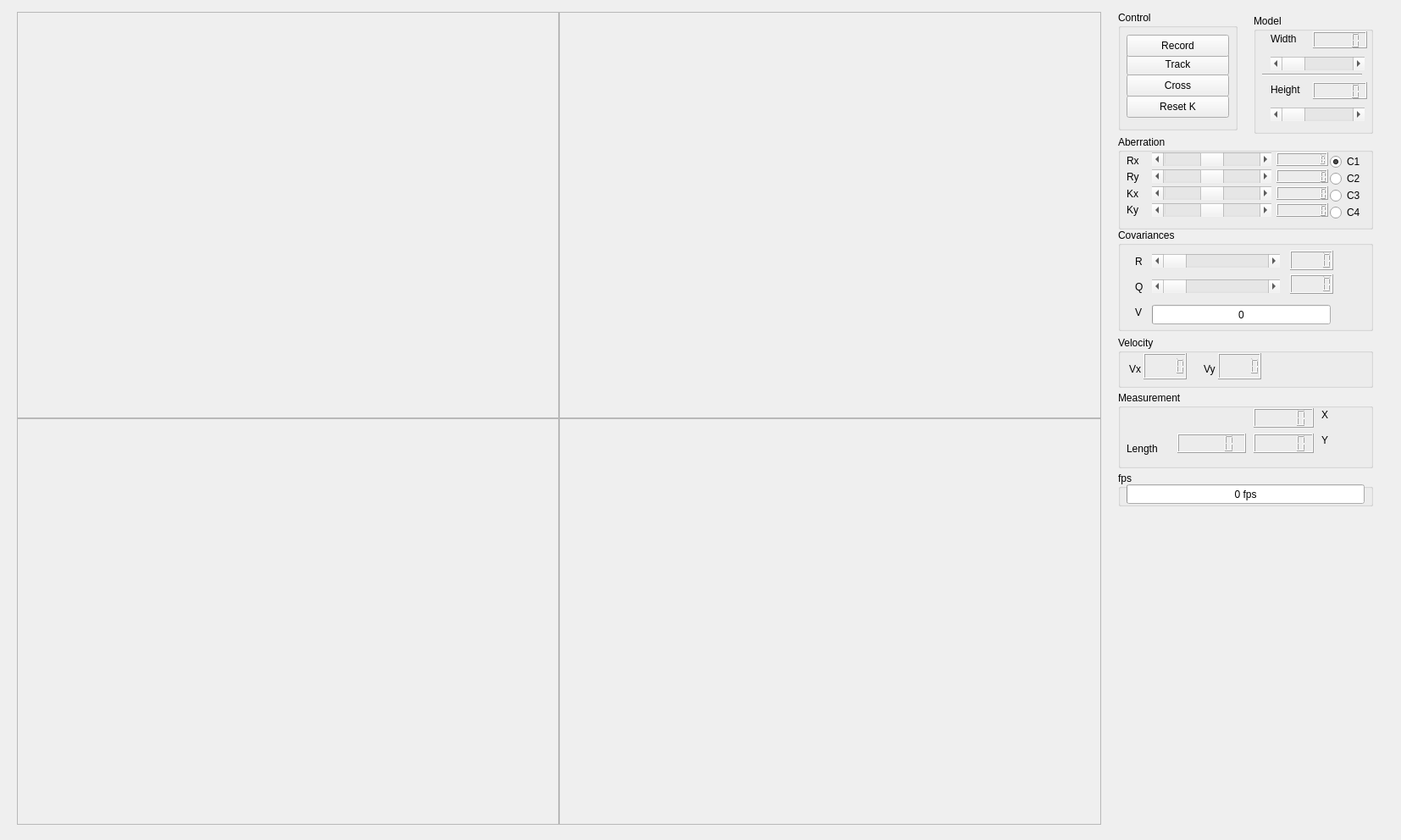
<?xml version="1.0" encoding="UTF-8"?>
<ui version="4.0">
 <class>CenitalDlg</class>
 <widget class="QWidget" name="CenitalDlg">
  <property name="geometry">
   <rect>
    <x>0</x>
    <y>0</y>
    <width>1654</width>
    <height>992</height>
   </rect>
  </property>
  <property name="windowTitle">
   <string>Cenital Viewer - CenitalComp</string>
  </property>
  <widget class="QGroupBox" name="groupBox">
   <property name="geometry">
    <rect>
     <x>1320</x>
     <y>13</y>
     <width>141</width>
     <height>141</height>
    </rect>
   </property>
   <property name="title">
    <string>Control</string>
   </property>
   <widget class="QPushButton" name="pushButton_3">
    <property name="geometry">
     <rect>
      <x>10</x>
      <y>50</y>
      <width>121</width>
      <height>26</height>
     </rect>
    </property>
    <property name="text">
     <string>Track</string>
    </property>
   </widget>
   <widget class="QPushButton" name="pbResetK">
    <property name="geometry">
     <rect>
      <x>10</x>
      <y>100</y>
      <width>121</width>
      <height>26</height>
     </rect>
    </property>
    <property name="text">
     <string>Reset K</string>
    </property>
    <property name="checkable">
     <bool>true</bool>
    </property>
   </widget>
   <widget class="QPushButton" name="pbCross">
    <property name="geometry">
     <rect>
      <x>10</x>
      <y>75</y>
      <width>121</width>
      <height>26</height>
     </rect>
    </property>
    <property name="text">
     <string>Cross</string>
    </property>
    <property name="checkable">
     <bool>true</bool>
    </property>
   </widget>
   <widget class="QPushButton" name="pbRecord">
    <property name="geometry">
     <rect>
      <x>10</x>
      <y>28</y>
      <width>121</width>
      <height>26</height>
     </rect>
    </property>
    <property name="text">
     <string>Record</string>
    </property>
    <property name="checkable">
     <bool>true</bool>
    </property>
   </widget>
  </widget>
  <widget class="QGroupBox" name="groupBox_8">
   <property name="geometry">
    <rect>
     <x>1320</x>
     <y>557</y>
     <width>301</width>
     <height>41</height>
    </rect>
   </property>
   <property name="title">
    <string>fps</string>
   </property>
   <widget class="QProgressBar" name="pBarFPS">
    <property name="geometry">
     <rect>
      <x>10</x>
      <y>15</y>
      <width>281</width>
      <height>23</height>
     </rect>
    </property>
    <property name="maximum">
     <number>100</number>
    </property>
    <property name="value">
     <number>0</number>
    </property>
    <property name="orientation">
     <enum>Qt::Horizontal</enum>
    </property>
    <property name="format">
     <string>%p fps</string>
    </property>
   </widget>
  </widget>
  <widget class="QGroupBox" name="groupBox_2">
   <property name="geometry">
    <rect>
     <x>1320</x>
     <y>160</y>
     <width>301</width>
     <height>111</height>
    </rect>
   </property>
   <property name="font">
    <font>
     <pointsize>9</pointsize>
    </font>
   </property>
   <property name="title">
    <string>Aberration</string>
   </property>
   <widget class="QLCDNumber" name="lcdRX">
    <property name="geometry">
     <rect>
      <x>187</x>
      <y>20</y>
      <width>61</width>
      <height>16</height>
     </rect>
    </property>
    <property name="font">
     <font>
      <pointsize>10</pointsize>
     </font>
    </property>
    <property name="smallDecimalPoint">
     <bool>true</bool>
    </property>
    <property name="numDigits">
     <number>8</number>
    </property>
    <property name="segmentStyle">
     <enum>QLCDNumber::Filled</enum>
    </property>
   </widget>
   <widget class="QLabel" name="label">
    <property name="geometry">
     <rect>
      <x>10</x>
      <y>20</y>
      <width>20</width>
      <height>20</height>
     </rect>
    </property>
    <property name="text">
     <string>Rx</string>
    </property>
    <property name="alignment">
     <set>Qt::AlignLeading|Qt::AlignLeft|Qt::AlignVCenter</set>
    </property>
   </widget>
   <widget class="QScrollBar" name="sbRhoY">
    <property name="geometry">
     <rect>
      <x>40</x>
      <y>40</y>
      <width>141</width>
      <height>16</height>
     </rect>
    </property>
    <property name="minimum">
     <number>-90</number>
    </property>
    <property name="maximum">
     <number>90</number>
    </property>
    <property name="orientation">
     <enum>Qt::Horizontal</enum>
    </property>
    <property name="invertedAppearance">
     <bool>true</bool>
    </property>
    <property name="invertedControls">
     <bool>true</bool>
    </property>
   </widget>
   <widget class="QLCDNumber" name="lcdRY">
    <property name="geometry">
     <rect>
      <x>187</x>
      <y>40</y>
      <width>61</width>
      <height>16</height>
     </rect>
    </property>
    <property name="font">
     <font>
      <pointsize>10</pointsize>
     </font>
    </property>
    <property name="numDigits">
     <number>8</number>
    </property>
   </widget>
   <widget class="QScrollBar" name="sbKhaX">
    <property name="geometry">
     <rect>
      <x>40</x>
      <y>60</y>
      <width>141</width>
      <height>16</height>
     </rect>
    </property>
    <property name="minimum">
     <number>-90</number>
    </property>
    <property name="maximum">
     <number>90</number>
    </property>
    <property name="orientation">
     <enum>Qt::Horizontal</enum>
    </property>
    <property name="invertedAppearance">
     <bool>true</bool>
    </property>
    <property name="invertedControls">
     <bool>true</bool>
    </property>
   </widget>
   <widget class="QLabel" name="label_3">
    <property name="geometry">
     <rect>
      <x>10</x>
      <y>60</y>
      <width>20</width>
      <height>18</height>
     </rect>
    </property>
    <property name="text">
     <string>Kx</string>
    </property>
   </widget>
   <widget class="QLCDNumber" name="lcdKX">
    <property name="geometry">
     <rect>
      <x>187</x>
      <y>60</y>
      <width>61</width>
      <height>16</height>
     </rect>
    </property>
    <property name="font">
     <font>
      <pointsize>10</pointsize>
     </font>
    </property>
    <property name="numDigits">
     <number>8</number>
    </property>
   </widget>
   <widget class="QScrollBar" name="sbKhaY">
    <property name="geometry">
     <rect>
      <x>40</x>
      <y>80</y>
      <width>141</width>
      <height>16</height>
     </rect>
    </property>
    <property name="minimum">
     <number>-90</number>
    </property>
    <property name="maximum">
     <number>90</number>
    </property>
    <property name="orientation">
     <enum>Qt::Horizontal</enum>
    </property>
    <property name="invertedAppearance">
     <bool>true</bool>
    </property>
    <property name="invertedControls">
     <bool>true</bool>
    </property>
   </widget>
   <widget class="QLCDNumber" name="lcdKY">
    <property name="geometry">
     <rect>
      <x>187</x>
      <y>80</y>
      <width>61</width>
      <height>16</height>
     </rect>
    </property>
    <property name="font">
     <font>
      <pointsize>10</pointsize>
     </font>
    </property>
    <property name="numDigits">
     <number>8</number>
    </property>
   </widget>
   <widget class="QLabel" name="label_4">
    <property name="geometry">
     <rect>
      <x>10</x>
      <y>78</y>
      <width>20</width>
      <height>20</height>
     </rect>
    </property>
    <property name="text">
     <string>Ky</string>
    </property>
   </widget>
   <widget class="QScrollBar" name="sbRhoX">
    <property name="geometry">
     <rect>
      <x>40</x>
      <y>20</y>
      <width>141</width>
      <height>16</height>
     </rect>
    </property>
    <property name="minimum">
     <number>-90</number>
    </property>
    <property name="maximum">
     <number>90</number>
    </property>
    <property name="orientation">
     <enum>Qt::Horizontal</enum>
    </property>
    <property name="invertedAppearance">
     <bool>true</bool>
    </property>
    <property name="invertedControls">
     <bool>true</bool>
    </property>
   </widget>
   <widget class="QLabel" name="label_2">
    <property name="geometry">
     <rect>
      <x>10</x>
      <y>40</y>
      <width>20</width>
      <height>18</height>
     </rect>
    </property>
    <property name="text">
     <string>Ry</string>
    </property>
   </widget>
   <widget class="QRadioButton" name="rbC4">
    <property name="geometry">
     <rect>
      <x>250</x>
      <y>80</y>
      <width>41</width>
      <height>22</height>
     </rect>
    </property>
    <property name="text">
     <string>C4</string>
    </property>
   </widget>
   <widget class="QRadioButton" name="rbC2">
    <property name="geometry">
     <rect>
      <x>250</x>
      <y>40</y>
      <width>41</width>
      <height>22</height>
     </rect>
    </property>
    <property name="text">
     <string>C2</string>
    </property>
   </widget>
   <widget class="QRadioButton" name="rbC1">
    <property name="geometry">
     <rect>
      <x>250</x>
      <y>20</y>
      <width>41</width>
      <height>22</height>
     </rect>
    </property>
    <property name="text">
     <string>C1</string>
    </property>
    <property name="checked">
     <bool>true</bool>
    </property>
   </widget>
   <widget class="QRadioButton" name="rbC3">
    <property name="geometry">
     <rect>
      <x>250</x>
      <y>60</y>
      <width>41</width>
      <height>22</height>
     </rect>
    </property>
    <property name="text">
     <string>C3</string>
    </property>
   </widget>
  </widget>
  <widget class="QGroupBox" name="groupBox_5">
   <property name="geometry">
    <rect>
     <x>1320</x>
     <y>270</y>
     <width>301</width>
     <height>121</height>
    </rect>
   </property>
   <property name="title">
    <string>Covariances</string>
   </property>
   <widget class="QLabel" name="label_10">
    <property name="geometry">
     <rect>
      <x>20</x>
      <y>30</y>
      <width>16</width>
      <height>17</height>
     </rect>
    </property>
    <property name="text">
     <string>R</string>
    </property>
   </widget>
   <widget class="QLabel" name="label_11">
    <property name="geometry">
     <rect>
      <x>20</x>
      <y>60</y>
      <width>16</width>
      <height>17</height>
     </rect>
    </property>
    <property name="text">
     <string>Q</string>
    </property>
   </widget>
   <widget class="QLabel" name="label_12">
    <property name="geometry">
     <rect>
      <x>20</x>
      <y>90</y>
      <width>16</width>
      <height>17</height>
     </rect>
    </property>
    <property name="text">
     <string>V</string>
    </property>
   </widget>
   <widget class="QProgressBar" name="pBarVar">
    <property name="geometry">
     <rect>
      <x>40</x>
      <y>90</y>
      <width>211</width>
      <height>23</height>
     </rect>
    </property>
    <property name="maximum">
     <number>100</number>
    </property>
    <property name="value">
     <number>0</number>
    </property>
    <property name="orientation">
     <enum>Qt::Horizontal</enum>
    </property>
    <property name="format">
     <string>%p</string>
    </property>
   </widget>
   <widget class="QLCDNumber" name="lcdQ">
    <property name="geometry">
     <rect>
      <x>203</x>
      <y>54</y>
      <width>51</width>
      <height>23</height>
     </rect>
    </property>
   </widget>
   <widget class="QScrollBar" name="hsR">
    <property name="geometry">
     <rect>
      <x>40</x>
      <y>30</y>
      <width>151</width>
      <height>16</height>
     </rect>
    </property>
    <property name="minimum">
     <number>0</number>
    </property>
    <property name="maximum">
     <number>500</number>
    </property>
    <property name="orientation">
     <enum>Qt::Horizontal</enum>
    </property>
   </widget>
   <widget class="QScrollBar" name="hsQ">
    <property name="geometry">
     <rect>
      <x>40</x>
      <y>60</y>
      <width>151</width>
      <height>16</height>
     </rect>
    </property>
    <property name="minimum">
     <number>0</number>
    </property>
    <property name="maximum">
     <number>500</number>
    </property>
    <property name="orientation">
     <enum>Qt::Horizontal</enum>
    </property>
   </widget>
   <widget class="QLCDNumber" name="lcdR">
    <property name="geometry">
     <rect>
      <x>203</x>
      <y>26</y>
      <width>51</width>
      <height>23</height>
     </rect>
    </property>
   </widget>
  </widget>
  <widget class="QGroupBox" name="groupBox_4">
   <property name="geometry">
    <rect>
     <x>1320</x>
     <y>397</y>
     <width>301</width>
     <height>61</height>
    </rect>
   </property>
   <property name="title">
    <string>Velocity</string>
   </property>
   <widget class="QLCDNumber" name="lcdYVelocity">
    <property name="geometry">
     <rect>
      <x>118</x>
      <y>20</y>
      <width>51</width>
      <height>31</height>
     </rect>
    </property>
   </widget>
   <widget class="QLCDNumber" name="lcdXVelocity">
    <property name="geometry">
     <rect>
      <x>30</x>
      <y>20</y>
      <width>51</width>
      <height>31</height>
     </rect>
    </property>
   </widget>
   <widget class="QLabel" name="label_8">
    <property name="geometry">
     <rect>
      <x>13</x>
      <y>30</y>
      <width>20</width>
      <height>18</height>
     </rect>
    </property>
    <property name="text">
     <string>Vx</string>
    </property>
   </widget>
   <widget class="QLabel" name="label_9">
    <property name="geometry">
     <rect>
      <x>101</x>
      <y>30</y>
      <width>20</width>
      <height>18</height>
     </rect>
    </property>
    <property name="text">
     <string>Vy</string>
    </property>
   </widget>
  </widget>
  <widget class="QGroupBox" name="groupBox_3">
   <property name="geometry">
    <rect>
     <x>1320</x>
     <y>462</y>
     <width>301</width>
     <height>91</height>
    </rect>
   </property>
   <property name="title">
    <string>Measurement</string>
   </property>
   <widget class="QLCDNumber" name="lcdLength">
    <property name="geometry">
     <rect>
      <x>70</x>
      <y>50</y>
      <width>81</width>
      <height>23</height>
     </rect>
    </property>
   </widget>
   <widget class="QLCDNumber" name="lcdY">
    <property name="geometry">
     <rect>
      <x>160</x>
      <y>50</y>
      <width>71</width>
      <height>23</height>
     </rect>
    </property>
   </widget>
   <widget class="QLabel" name="label_7">
    <property name="geometry">
     <rect>
      <x>240</x>
      <y>50</y>
      <width>16</width>
      <height>16</height>
     </rect>
    </property>
    <property name="text">
     <string>Y</string>
    </property>
   </widget>
   <widget class="QLCDNumber" name="lcdX">
    <property name="geometry">
     <rect>
      <x>160</x>
      <y>20</y>
      <width>71</width>
      <height>23</height>
     </rect>
    </property>
   </widget>
   <widget class="QLabel" name="label_5">
    <property name="geometry">
     <rect>
      <x>10</x>
      <y>60</y>
      <width>54</width>
      <height>16</height>
     </rect>
    </property>
    <property name="text">
     <string>Length</string>
    </property>
   </widget>
   <widget class="QLabel" name="label_6">
    <property name="geometry">
     <rect>
      <x>240</x>
      <y>20</y>
      <width>16</width>
      <height>16</height>
     </rect>
    </property>
    <property name="text">
     <string>X</string>
    </property>
   </widget>
  </widget>
  <widget class="QGroupBox" name="groupBox_6">
   <property name="geometry">
    <rect>
     <x>1480</x>
     <y>17</y>
     <width>141</width>
     <height>141</height>
    </rect>
   </property>
   <property name="title">
    <string>Model</string>
   </property>
   <widget class="QScrollBar" name="hsModelWidth">
    <property name="geometry">
     <rect>
      <x>20</x>
      <y>50</y>
      <width>111</width>
      <height>16</height>
     </rect>
    </property>
    <property name="maximum">
     <number>200</number>
    </property>
    <property name="pageStep">
     <number>7</number>
    </property>
    <property name="orientation">
     <enum>Qt::Horizontal</enum>
    </property>
   </widget>
   <widget class="QLCDNumber" name="lcdModelWidth">
    <property name="geometry">
     <rect>
      <x>70</x>
      <y>20</y>
      <width>64</width>
      <height>20</height>
     </rect>
    </property>
   </widget>
   <widget class="QLabel" name="label_13">
    <property name="geometry">
     <rect>
      <x>20</x>
      <y>20</y>
      <width>41</width>
      <height>17</height>
     </rect>
    </property>
    <property name="text">
     <string>Width</string>
    </property>
   </widget>
   <widget class="Line" name="line">
    <property name="geometry">
     <rect>
      <x>10</x>
      <y>70</y>
      <width>118</width>
      <height>3</height>
     </rect>
    </property>
    <property name="orientation">
     <enum>Qt::Horizontal</enum>
    </property>
   </widget>
   <widget class="QLCDNumber" name="lcdModelHeight">
    <property name="geometry">
     <rect>
      <x>70</x>
      <y>80</y>
      <width>64</width>
      <height>20</height>
     </rect>
    </property>
   </widget>
   <widget class="QLabel" name="label_14">
    <property name="geometry">
     <rect>
      <x>20</x>
      <y>80</y>
      <width>41</width>
      <height>17</height>
     </rect>
    </property>
    <property name="text">
     <string>Height</string>
    </property>
   </widget>
   <widget class="QScrollBar" name="hsModelHeight">
    <property name="geometry">
     <rect>
      <x>20</x>
      <y>110</y>
      <width>111</width>
      <height>16</height>
     </rect>
    </property>
    <property name="maximum">
     <number>200</number>
    </property>
    <property name="pageStep">
     <number>7</number>
    </property>
    <property name="orientation">
     <enum>Qt::Horizontal</enum>
    </property>
   </widget>
  </widget>
  <widget class="QFrame" name="frame1">
   <property name="geometry">
    <rect>
     <x>20</x>
     <y>14</y>
     <width>640</width>
     <height>480</height>
    </rect>
   </property>
   <property name="frameShape">
    <enum>QFrame::StyledPanel</enum>
   </property>
   <property name="frameShadow">
    <enum>QFrame::Raised</enum>
   </property>
  </widget>
  <widget class="QFrame" name="frame2">
   <property name="geometry">
    <rect>
     <x>660</x>
     <y>14</y>
     <width>640</width>
     <height>480</height>
    </rect>
   </property>
   <property name="frameShape">
    <enum>QFrame::StyledPanel</enum>
   </property>
   <property name="frameShadow">
    <enum>QFrame::Raised</enum>
   </property>
  </widget>
  <widget class="QFrame" name="frame3">
   <property name="geometry">
    <rect>
     <x>20</x>
     <y>494</y>
     <width>640</width>
     <height>480</height>
    </rect>
   </property>
   <property name="frameShape">
    <enum>QFrame::StyledPanel</enum>
   </property>
   <property name="frameShadow">
    <enum>QFrame::Raised</enum>
   </property>
  </widget>
  <widget class="QFrame" name="frame4">
   <property name="geometry">
    <rect>
     <x>660</x>
     <y>494</y>
     <width>640</width>
     <height>480</height>
    </rect>
   </property>
   <property name="frameShape">
    <enum>QFrame::StyledPanel</enum>
   </property>
   <property name="frameShadow">
    <enum>QFrame::Raised</enum>
   </property>
  </widget>
 </widget>
 <resources/>
 <connections>
  <connection>
   <sender>hsModelHeight</sender>
   <signal>valueChanged(int)</signal>
   <receiver>lcdModelHeight</receiver>
   <slot>display(int)</slot>
   <hints>
    <hint type="sourcelabel">
     <x>1105</x>
     <y>145</y>
    </hint>
    <hint type="destinationlabel">
     <x>1131</x>
     <y>119</y>
    </hint>
   </hints>
  </connection>
  <connection>
   <sender>hsModelWidth</sender>
   <signal>valueChanged(int)</signal>
   <receiver>lcdModelWidth</receiver>
   <slot>display(int)</slot>
   <hints>
    <hint type="sourcelabel">
     <x>1105</x>
     <y>71</y>
    </hint>
    <hint type="destinationlabel">
     <x>1131</x>
     <y>49</y>
    </hint>
   </hints>
  </connection>
 </connections>
</ui>
